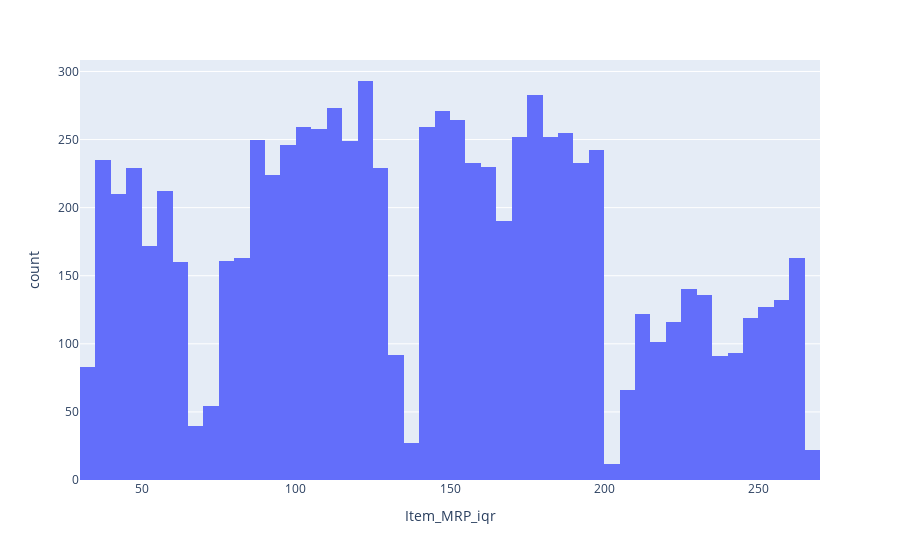

Notebook code for this chart:
### Code cell
df['Item_MRP_iqr'] = find_outliers_iqr(df['Item_MRP'])
#df['Item_MRP_iqr'].min()  # -109
#df['Item_MRP_iqr'].max()  # 125
#df[abs(df['Item_MRP_zscore']) > 1.5]
df_histogram_ss = px.histogram(df, x = 'Item_MRP_iqr')
df_histogram_ss.show()

### Figure 1 — Plotly figure (JSON) as saved in the notebook; plotly's stock layout.template omitted (floating-point values rounded to 4 significant figures; data arrays with more than 128 entries replaced by an {"elided": "..."} marker saying what was removed)
{"data": [{"alignmentgroup": "True", "bingroup": "x", "hovertemplate": "Item_MRP_iqr=%{x}<br>count=%{y}<extra></extra>", "legendgroup": "", "marker": {"color": "#636efa", "pattern": {"shape": ""}}, "name": "", "offsetgroup": "", "orientation": "v", "showlegend": false, "type": "histogram", "x": {"elided": "8523 float values"}, "xaxis": "x", "yaxis": "y"}], "layout": {"barmode": "relative", "legend": {"tracegroupgap": 0}, "margin": {"t": 60}, "xaxis": {"anchor": "y", "domain": [0, 1], "title": {"text": "Item_MRP_iqr"}}, "yaxis": {"anchor": "x", "domain": [0, 1], "title": {"text": "count"}}}}
